Frame 1 (no input): blank canvas, image omitted
Frame 60 (the mouse pressed at the canvas centre just before this capture): blank canvas, image omitted
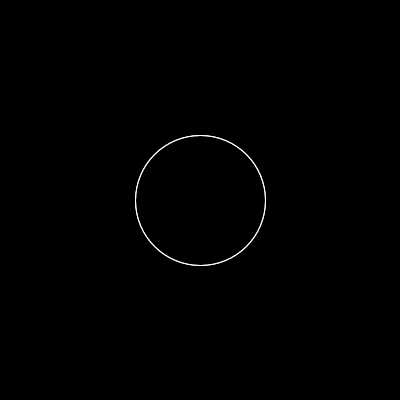
Frame 120 (the mouse held since frame 60 and released just before this capture)

The Processing sketch whose frames 1 and 60 were blank and that drew this single picture after the mouse press (run headless with seeded random() and noise(); from frame 60 on, the mouse is pressed at the canvas centre):

// Processing sketch: bubbles
// ── bubbles.pde
class bubbleController{
  private ArrayList<Bubble> bubbles = new ArrayList<Bubble>();

  bubbleController(){
  }
  
  void addBubble(float x, float y, float r){
    boolean ok = true;
    for(int b = 0; b < bubbles.size(); b++){
      if(dist(x,y,bubbles.get(b).getX(),bubbles.get(b).getY())+2 <= (r + bubbles.get(b).getR())){
        ok = false;
      }
    }
    if(ok) bubbles.add(new Bubble(x,y,r));
  }
  
  void update(){
    
  }
}
 
 
 class Bubble extends bubbleController{
  private float x;
  private float y;
  private float r;
  private boolean growing = true;
  
  public Bubble(float x1, float y1, float r1){
    x = x1;
    y = y1;
    r = r1;
  }
  
  public void update(){
    if(growing) r++;
    if((x - r < 0) || (y - r < 0) || (x + r > width) || (y + r > height)){
      growing = false;
    }
    display();
    
  }
  
    public void intersecting(Bubble b){
    if(dist(this.getX(),this.getY(),b.getX(),b.getY()) <= (this.getR() + b.getR()+2)){
      this.setGrowing(false);
      b.setGrowing(false);
    }    
  }

  public boolean touching(Bubble b){
    if(dist(this.getX(),this.getY(),b.getX(),b.getY()) <= (this.getR() + b.getR()+2) ){
     return true;
    }
    else return false;
  }
  
  public void display(){
    ellipse(x,y,r,r);
  }
  
  public float getX(){
    return x;
  }
  
  public float getY(){
    return y;
  }
  
  public float getR(){
    return r;
  }
  public void setGrowing(boolean x){
    growing = x;
  }
}
 
 
void setup(){
  pixelDensity(2);
  background(0);
  stroke(255);
  noFill();
  ellipseMode(RADIUS);
  size(400,400);
}

 ArrayList<Bubble> bubbles = new ArrayList<Bubble>();

void draw(){
  background(0,0,0);
for(int i = 0; i < bubbles.size(); i++){
  bubbles.get(i).update();
  bubbles.get(i).display();
  for(int b = 0; b < bubbles.size(); b++){
  if(i != b){
    bubbles.get(i).intersecting(bubbles.get(b));
    
    if(bubbles.get(i).touching(bubbles.get(b))) {
      stroke(255,0,0);
      line(bubbles.get(i).getX(),bubbles.get(i).getY(),bubbles.get(b).getX(),bubbles.get(b).getY());
      stroke(255);
    }
    
    }
  }
}



}

void mousePressed(){
  gennew(mouseX, mouseY, 5);
}

void gennew(float x, float y, float r){
 boolean ok = true;
  for(int b = 0; b < bubbles.size(); b++){
   if(dist(x,y,bubbles.get(b).getX(),bubbles.get(b).getY())+2 <= (r + bubbles.get(b).getR())){
     ok = false;
   }
  }
  if(ok) bubbles.add(new Bubble(x,y,r));
}
